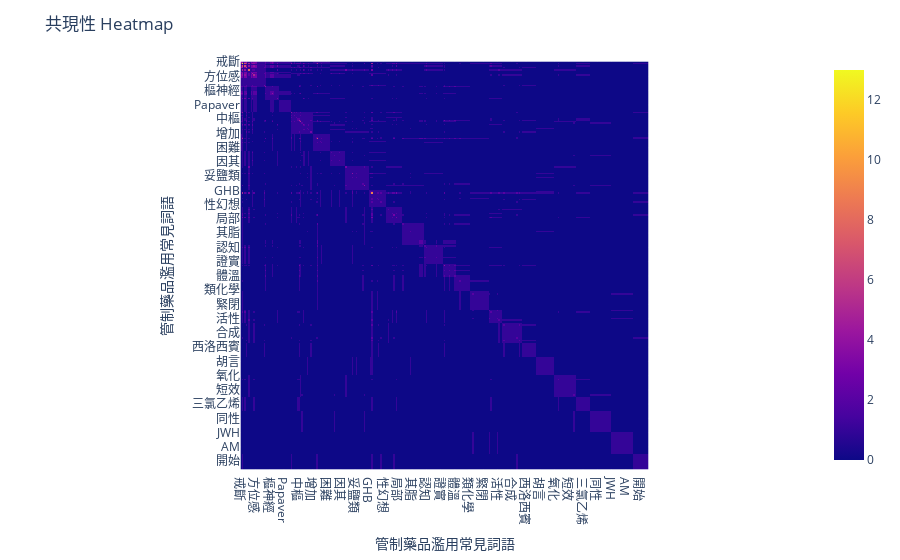

Source (notebook cell):
### Code cell
import plotly.express as px

fig = px.imshow(data)

fig.update_layout(
    title='共現性 Heatmap',
    xaxis=dict(title='管制藥品濫用常見詞語'),
    yaxis=dict(title='管制藥品濫用常見詞語'),
)

fig.show()

### Figure 1 — Plotly figure (JSON) as saved in the notebook; plotly's stock layout.template omitted (floating-point values rounded to 4 significant figures; data arrays with more than 128 entries replaced by an {"elided": "..."} marker saying what was removed)
{"data": [{"coloraxis": "coloraxis", "hovertemplate": "x: %{x}<br>y: %{y}<br>color: %{z}<extra></extra>", "name": "0", "type": "heatmap", "x": {"elided": "315 str values"}, "xaxis": "x", "y": {"elided": "315 str values"}, "yaxis": "y", "z": {"elided": "315x315 int values"}}], "layout": {"coloraxis": {"colorscale": [[0, "#0d0887"], [0.1111, "#46039f"], [0.2222, "#7201a8"], [0.3333, "#9c179e"], [0.4444, "#bd3786"], [0.5556, "#d8576b"], [0.6667, "#ed7953"], [0.7778, "#fb9f3a"], [0.8889, "#fdca26"], [1, "#f0f921"]]}, "margin": {"t": 60}, "title": {"text": "共現性 Heatmap"}, "xaxis": {"anchor": "y", "constrain": "domain", "domain": [0, 1], "scaleanchor": "y", "title": {"text": "管制藥品濫用常見詞語"}}, "yaxis": {"anchor": "x", "autorange": "reversed", "constrain": "domain", "domain": [0, 1], "title": {"text": "管制藥品濫用常見詞語"}}}}
